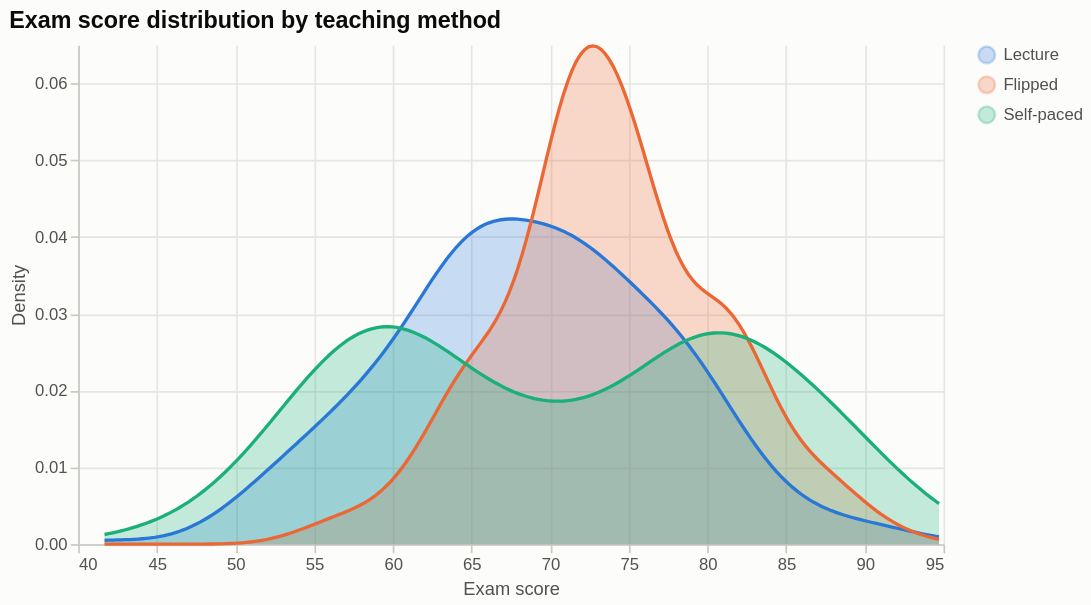

The notebook cell this image was saved under:
### Markdown cell above
### altair

### Code cell
import altair as alt
chart = alt.Chart(df).transform_density(
    x, groupby=[hue], as_=[x, "density"], steps=200,
).mark_area(opacity=0.25, line=dict(strokeWidth=2)).encode(
    x=alt.X(f"{x}:Q", title=labels["x"]),
    y=alt.Y("density:Q", title="Density", stack=None),
    color=alt.Color(f"{hue}:N", sort=order, title=None),
).properties(title=labels["title"], width=520, height=300)
chart

### Figure 1 — Vega-Lite specification as saved in the notebook (floating-point values rounded to 4 significant figures; data arrays with more than 128 entries replaced by an {"elided": "..."} marker saying what was removed)
{"config": {"background": "#fcfcfb", "view": {"stroke": null}, "range": {"category": ["#2a78d6", "#eb6834", "#1baf7a", "#eda100", "#e87ba4", "#008300", "#6250d6", "#e34948"]}, "font": "Helvetica, Arial, sans-serif", "title": {"anchor": "start", "fontSize": 14, "color": "#0b0b0b"}, "axis": {"gridColor": "#e6e5e1", "domainColor": "#c9c8c3", "tickColor": "#c9c8c3", "labelColor": "#52514e", "titleColor": "#52514e", "titleFontWeight": "normal"}, "legend": {"labelColor": "#52514e", "titleColor": "#52514e"}}, "data": {"name": "data-8391cb3984313ac09f986da76877828b"}, "mark": {"type": "area", "line": {"strokeWidth": 2}, "opacity": 0.25}, "encoding": {"color": {"field": "method", "sort": ["Lecture", "Flipped", "Self-paced"], "title": null, "type": "nominal"}, "x": {"field": "score", "title": "Exam score", "type": "quantitative"}, "y": {"field": "density", "stack": null, "title": "Density", "type": "quantitative"}}, "height": 300, "title": "Exam score distribution by teaching method", "transform": [{"density": "score", "groupby": ["method"], "steps": 200, "as": ["score", "density"]}], "width": 520, "$schema": "https://vega.github.io/schema/vega-lite/v6.4.1.json", "datasets": {"data-8391cb3984313ac09f986da76877828b": {"elided": "900 records"}}}
